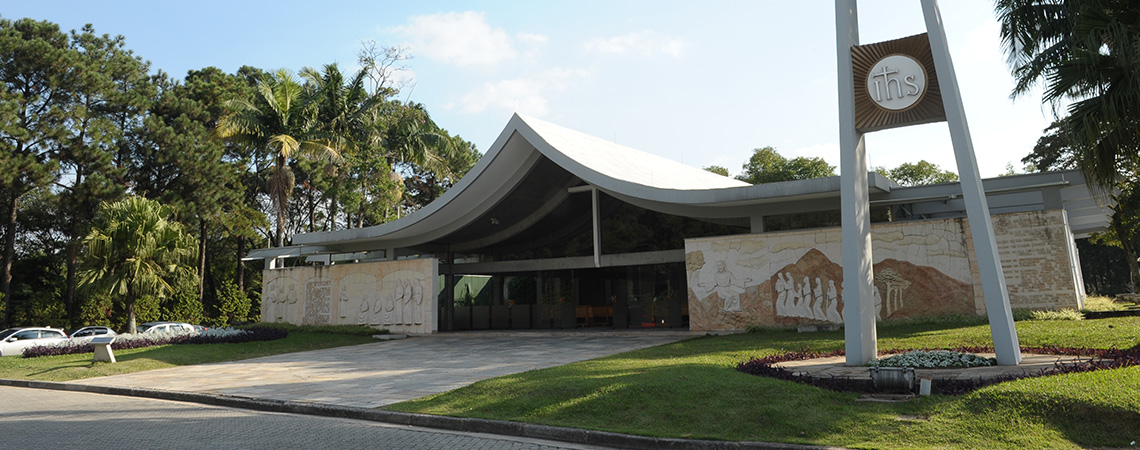
#> input picture FEI01.jpg, 1140 x 450 px
$ python main.py
#> lines starting #> are read from the running program, lines starting #| are printed output that depends on the picture; after the words box and inside, x2 and y2 are one past the last pixel; in counts of white or black regions, pixels touching at a corner belong together
import math

import numpy as np
import cv2
import matplotlib.pyplot as plt

#Importa e converta para RGB
img = cv2.imread('FEI01.jpg')
#> img is the input picture: shape (450, 1140, 3); mean B, G, R 108.8, 118.8, 113.3
img = cv2.cvtColor(img, cv2.COLOR_BGR2RGB)

# Blur
img_blur = cv2.blur(img,(7,7))
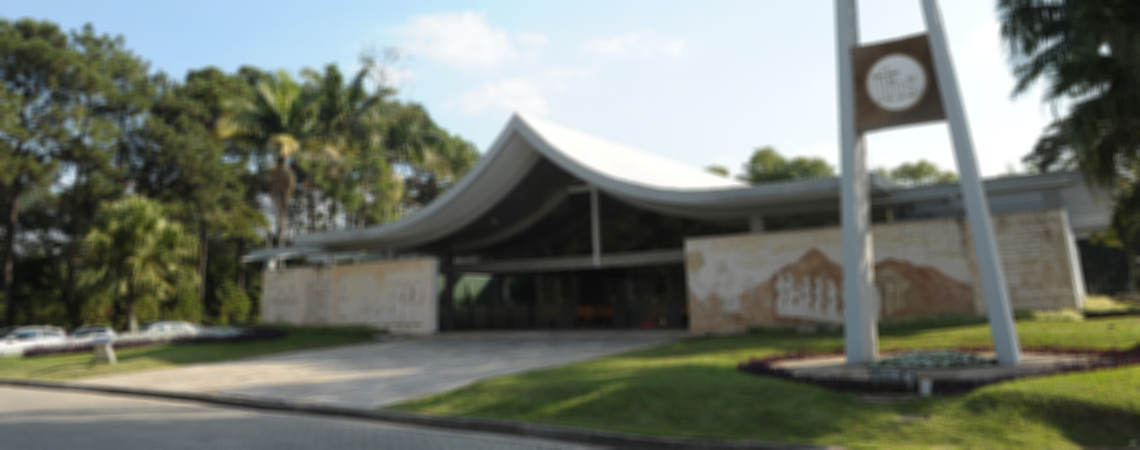
#> img_blur: shape (450, 1140, 3); mean R, G, B 113.3, 118.8, 108.8

#Convertendo para preto e branco (RGB -> Gray Scale -> BW)
img_gray = cv2.cvtColor(img_blur, cv2.COLOR_RGB2GRAY)
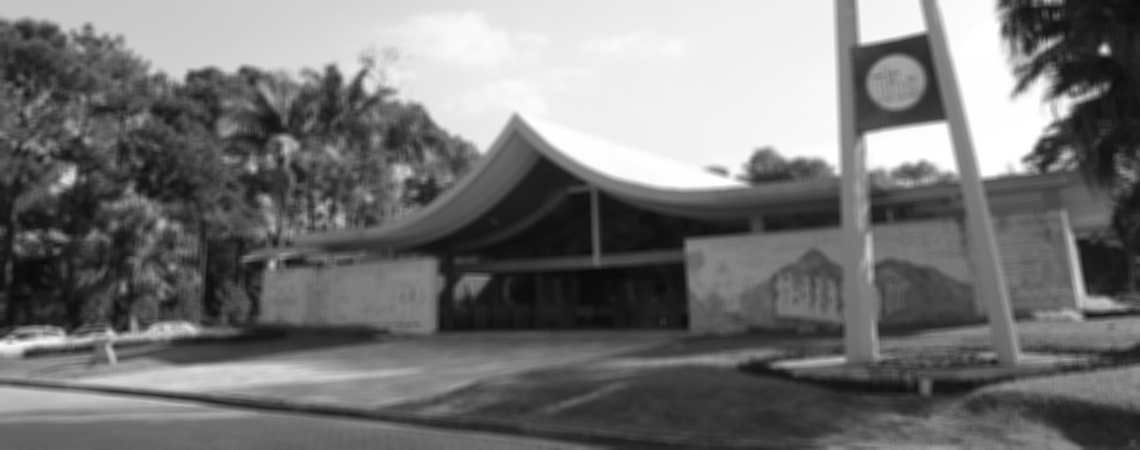
#> img_gray: shape (450, 1140); min 10, max 255, mean 116
a = img_gray.max()
#> a = 255
_, thresh = cv2.threshold(img_gray, 127, a,cv2.THRESH_BINARY_INV)
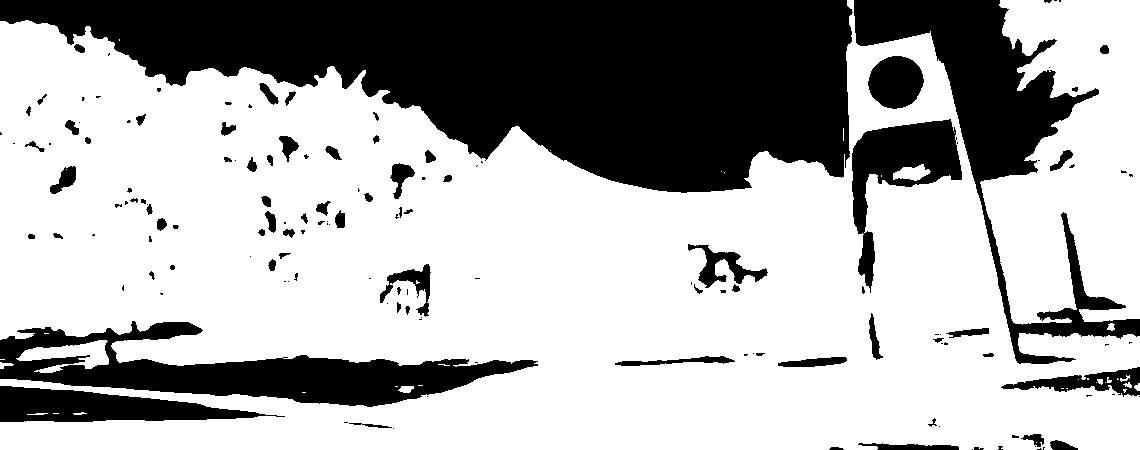
#> thresh: shape (450, 1140); 67.8% white; 149 black regions (76 under 20 px), largest, box (x1, y1, x2, y2) and area: (0, 0, 853, 193) 98193, (854, 0, 1140, 364) 23116, (0, 321, 538, 407) 18496


kernel = np.ones((7,7), np.uint8)

# Er Di
img_dilate = cv2.dilate(thresh,kernel,iterations = 1)
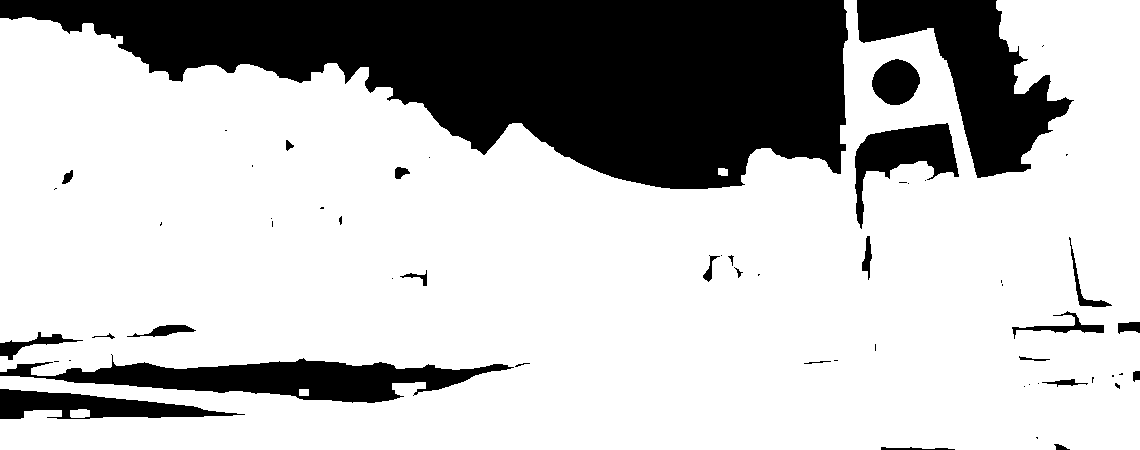
#> img_dilate: shape (450, 1140); 74.1% white; 58 black regions (30 under 20 px), largest, box (x1, y1, x2, y2) and area: (0, 0, 848, 189) 93011, (857, 0, 1074, 178) 15476, (0, 354, 514, 403) 10969
img_close = cv2.morphologyEx(img_dilate, cv2.MORPH_CLOSE, kernel)
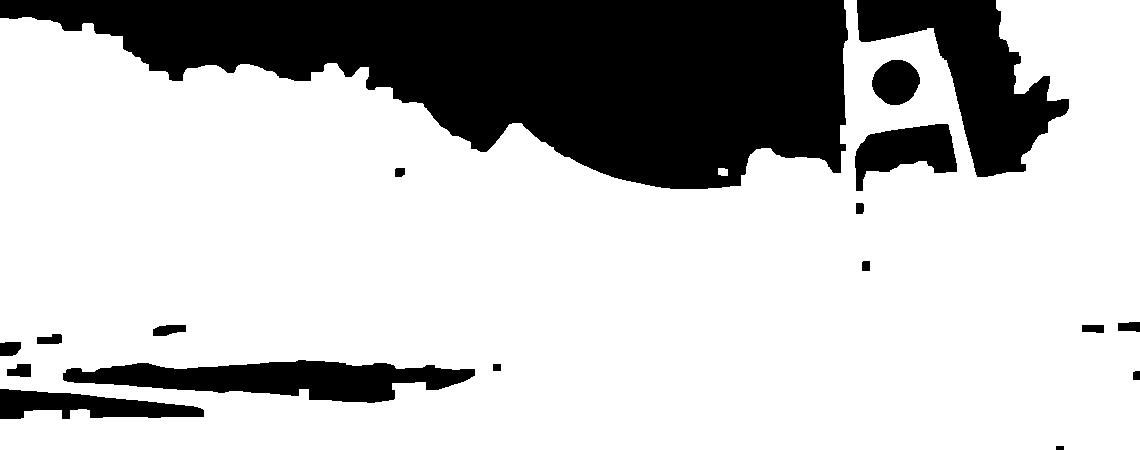
#> img_close: shape (450, 1140); 74.8% white; 18 black regions, largest, box (x1, y1, x2, y2) and area: (0, 0, 848, 189) 92841, (857, 0, 1069, 177) 15375, (63, 360, 475, 403) 10176
#img_erode = cv2.erode(img_dilate,kernel,iterations = 1)


edges_blur = cv2.Canny(image=img_close, threshold1=a/2, threshold2=a/2)
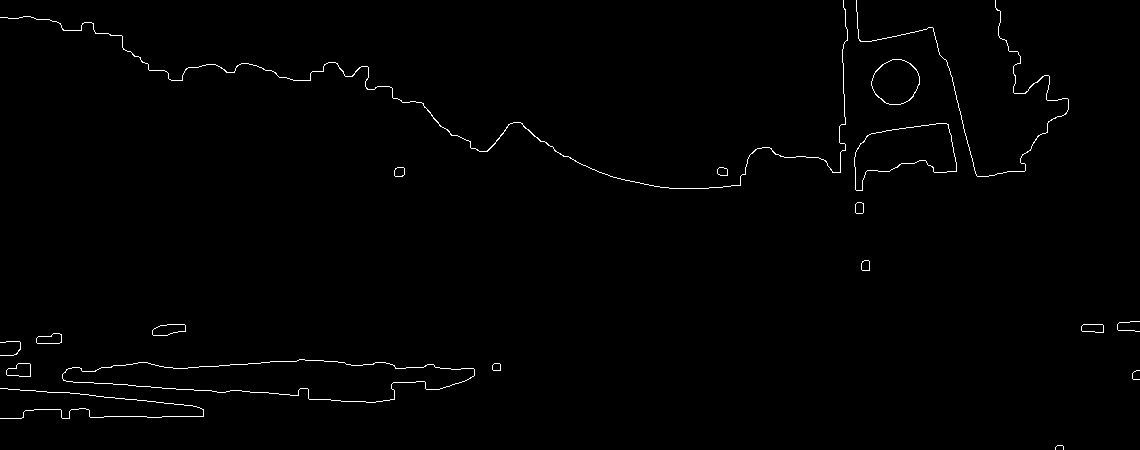
#> edges_blur: shape (450, 1140); 0.83% white in thin lines or dots

# contorno
contours, hierarchy = cv2.findContours(
                                   image = edges_blur,
                                   mode = cv2.RETR_TREE,
                                   method = cv2.CHAIN_APPROX_SIMPLE)
#> contours = 31 contours, 5 with area under 20; largest, box (x1, y1, x2, y2) and area: (62, 359, 475, 403) 10172, (62, 359, 475, 403) 10164, (854, 123, 957, 191) 3912, (854, 123, 957, 191) 3902, (871, 59, 920, 105) 1650
contours = sorted(contours, key = cv2.contourArea, reverse = True)
img_copy = img.copy()
final = cv2.drawContours(img_copy, contours, contourIdx = -1,
                         color = (255, 0, 0), thickness = 2)
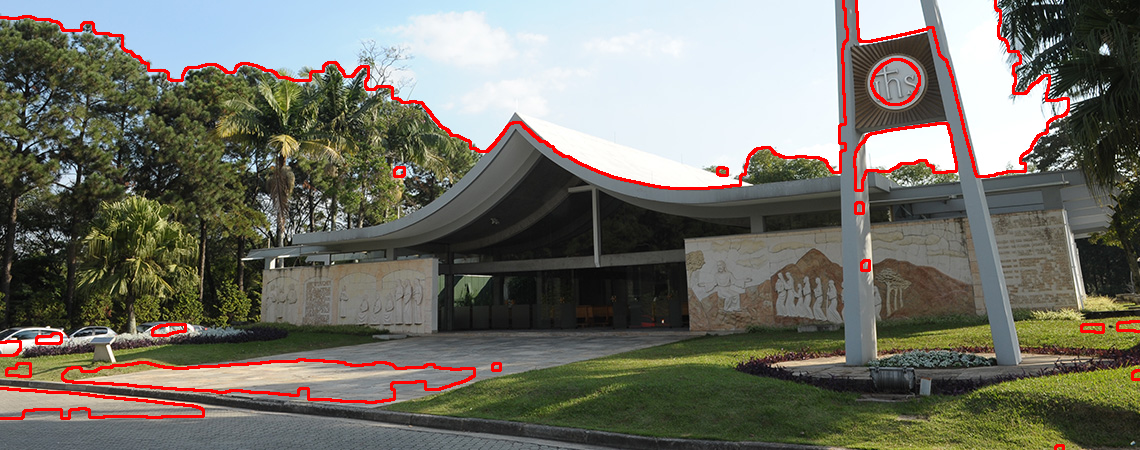
#> final: shape (450, 1140, 3); mean R, G, B 115.6, 114, 104.2

imagens = [img, thresh, img_dilate, img_close, edges_blur, final]
#imagens = [img,img_blur,img_gray,edges_gray,edges_blur,thresh,thresh_open,final]
formatoX = math.ceil(len(imagens)**.5)
#> formatoX = 3
if (formatoX**2-len(imagens))>formatoX:
    formatoY = formatoX-1
else:
    formatoY = formatoX
#> formatoY = 3

for i in range(len(imagens)):
    plt.subplot(formatoY, formatoX, i + 1)
    plt.imshow(imagens[i],'gray')
    plt.xticks([]),plt.yticks([])
#> this loop made 6 passes
plt.savefig("process.png")
plt.show()

plt.imshow(final)
plt.savefig("final.png")

$ run again, with FEI02.jpg copied over FEI01.jpg
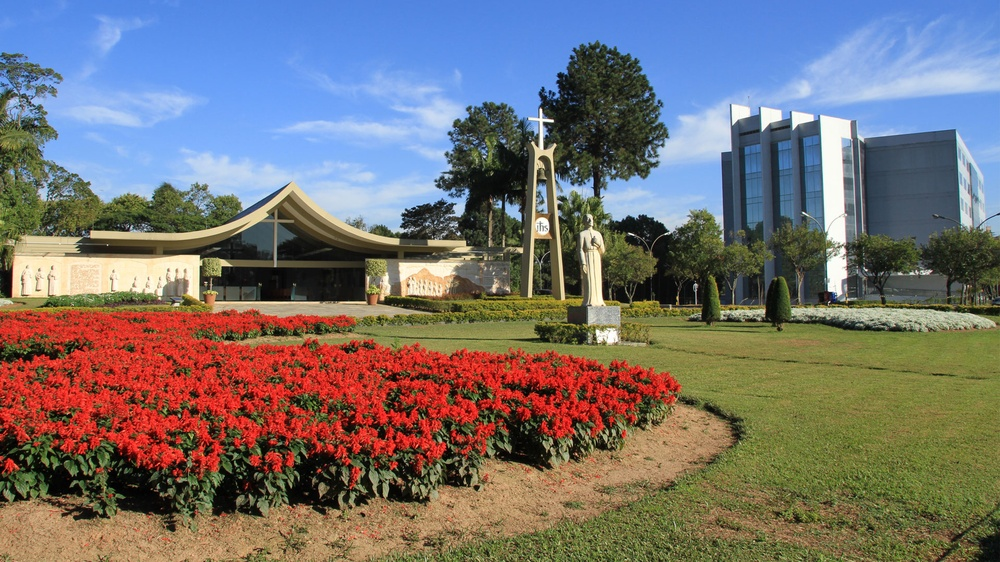
#> input picture FEI02.jpg, 1000 x 562 px, shrunk from 1920 x 1080 before the run
#> img is the input picture: shape (562, 1000, 3); mean B, G, R 113.3, 113.8, 118
#> a = 251
#> `_, thresh = cv2.threshold(img_gray, 127, a,cv2.THRESH_BINARY_INV)`:
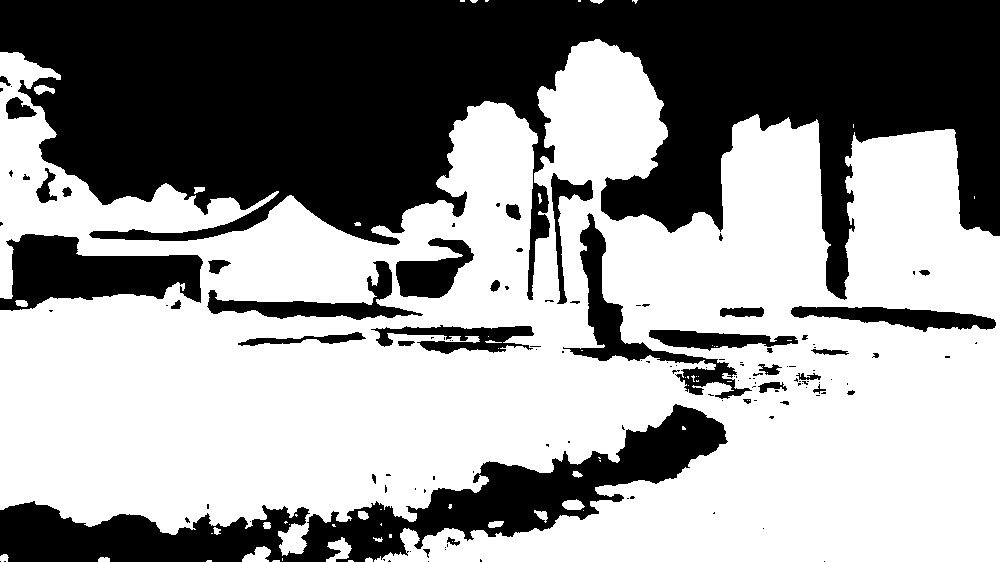
#> thresh: shape (562, 1000); values 0 (black) and 251 (white), 58.8% white; 129 black regions (89 under 20 px), largest, box (x1, y1, x2, y2) and area: (0, 0, 1000, 300) 167131, (0, 404, 728, 562) 31980, (0, 234, 203, 311) 9294
#> img_dilate: shape (562, 1000); values 0 (black) and 251 (white), 65.7% white; 52 black regions (22 under 20 px), largest, box (x1, y1, x2, y2) and area: (0, 0, 1000, 295) 153276, (412, 408, 723, 534) 10829, (0, 506, 286, 562) 9710
#> img_close: shape (562, 1000); values 0 (black) and 251 (white), 66.5% white; 23 black regions, largest, box (x1, y1, x2, y2) and area: (0, 0, 1000, 290) 152630, (419, 410, 722, 532) 10609, (0, 507, 275, 562) 9411
#> edges_blur: shape (562, 1000); 1.1% white in thin lines or dots
#> contours = 54 contours, 11 with area under 20; largest, box (x1, y1, x2, y2) and area: (418, 409, 722, 532) 10828, (418, 409, 722, 532) 10787, (14, 237, 197, 300) 7191, (14, 237, 197, 300) 7182, (584, 231, 621, 352) 1708
#> `final = cv2.drawContours(img_copy, contours, contourIdx = -1, color = ..`:
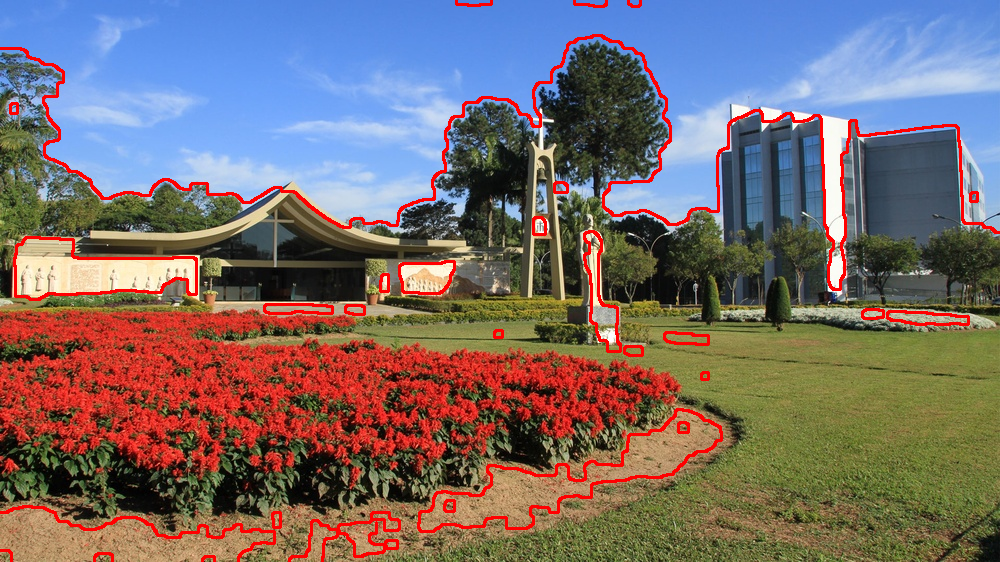
#> final: shape (562, 1000, 3); mean R, G, B 120.9, 108, 107.7
#> formatoX = 3
#> the loop `for i in range(len(imagens)):` made 6 passes

$ run again, with Elefante.jpg copied over FEI01.jpg
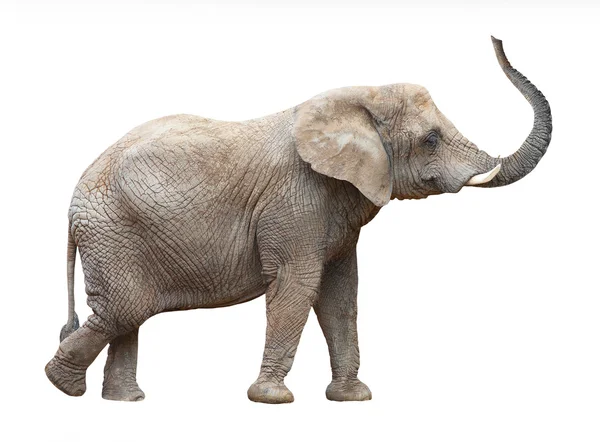
#> input picture Elefante.jpg, 600 x 442 px
#> img is the input picture: shape (442, 600, 3); mean B, G, R 211.1, 214.8, 218.9
#> a = 255
#> `_, thresh = cv2.threshold(img_gray, 127, a,cv2.THRESH_BINARY_INV)`:
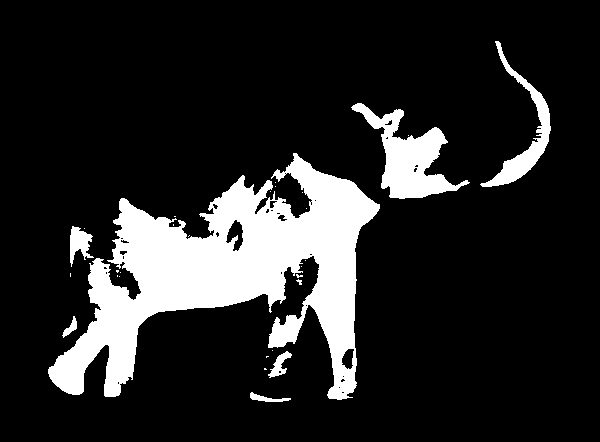
#> thresh: shape (442, 600); 15.4% white; 29 white regions (21 under 20 px), largest, box (x1, y1, x2, y2) and area: (48, 153, 380, 400) 33444, (351, 103, 470, 199) 4242, (480, 41, 551, 187) 2022
#> img_dilate: shape (442, 600); 20.5% white; 4 white regions, box (x1, y1, x2, y2) and area: (45, 150, 383, 403) 44113, (348, 100, 473, 202) 6075, (477, 38, 554, 190) 3669, (247, 389, 294, 405) 520
#> img_close: shape (442, 600); 20.8% white; 2 white regions, box (x1, y1, x2, y2) and area: (45, 38, 554, 403) 54597, (247, 389, 294, 405) 524
#> edges_blur: shape (442, 600); 1.1% white in thin lines or dots, all inside (x1, y1, x2, y2) = (44, 37, 554, 405)
#> contours = 12 contours, 1 with area under 20; largest, box (x1, y1, x2, y2) and area: (246, 388, 294, 405) 522, (246, 388, 294, 405) 520, (278, 180, 304, 210) 394, (278, 180, 304, 210) 392, (44, 37, 554, 403) 210
#> `final = cv2.drawContours(img_copy, contours, contourIdx = -1, color = ..`:
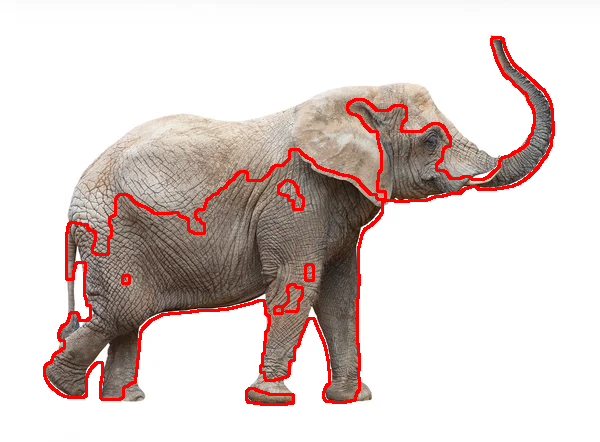
#> final: shape (442, 600, 3); mean R, G, B 221.1, 208, 204.6
#> formatoX = 3
#> the loop `for i in range(len(imagens)):` made 6 passes
